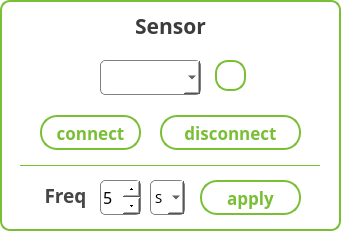
     <widget class="QFrame" name="frame_9">
      <property name="geometry">
       <rect>
        <x>0</x>
        <y>10</y>
        <width>341</width>
        <height>231</height>
       </rect>
      </property>
      <property name="styleSheet">
       <string notr="true">background-color:qlineargradient(spread:pad, x1:0.5, y1:0.5, x2:1, y2:1, stop:0 rgba(255, 255, 255, 0), stop:1 rgba(255, 255, 255, 65));
border : 2px solid rgb(121,191,53);
border-radius : 10px</string>
      </property>
      <property name="frameShape">
       <enum>QFrame::StyledPanel</enum>
      </property>
      <property name="frameShadow">
       <enum>QFrame::Raised</enum>
      </property>
      <widget class="QLabel" name="label_35">
       <property name="geometry">
        <rect>
         <x>115</x>
         <y>10</y>
         <width>111</width>
         <height>31</height>
        </rect>
       </property>
       <property name="font">
        <font>
         <family>나눔스퀘어 Bold</family>
         <pointsize>16</pointsize>
         <weight>75</weight>
         <bold>true</bold>
        </font>
       </property>
       <property name="styleSheet">
        <string notr="true">background:transparent;
border:transparent;
color:rgb(60,60,60)</string>
       </property>
       <property name="text">
        <string>Sensor</string>
       </property>
       <property name="alignment">
        <set>Qt::AlignCenter</set>
       </property>
      </widget>
      <widget class="QComboBox" name="coms">
       <property name="geometry">
        <rect>
         <x>100</x>
         <y>60</y>
         <width>101</width>
         <height>35</height>
        </rect>
       </property>
       <property name="palette">
        <palette>
         <active>
          <colorrole role="Button">
           <brush brushstyle="SolidPattern">
            <color alpha="255">
             <red>255</red>
             <green>255</green>
             <blue>255</blue>
            </color>
           </brush>
          </colorrole>
          <colorrole role="Base">
           <brush brushstyle="SolidPattern">
            <color alpha="255">
             <red>255</red>
             <green>255</green>
             <blue>255</blue>
            </color>
           </brush>
          </colorrole>
          <colorrole role="Window">
           <brush brushstyle="SolidPattern">
            <color alpha="255">
             <red>255</red>
             <green>255</green>
             <blue>255</blue>
            </color>
           </brush>
          </colorrole>
          <colorrole role="Highlight">
           <brush brushstyle="SolidPattern">
            <color alpha="255">
             <red>121</red>
             <green>191</green>
             <blue>53</blue>
            </color>
           </brush>
          </colorrole>
         </active>
         <inactive>
          <colorrole role="Button">
           <brush brushstyle="SolidPattern">
            <color alpha="255">
             <red>255</red>
             <green>255</green>
             <blue>255</blue>
            </color>
           </brush>
          </colorrole>
          <colorrole role="Base">
           <brush brushstyle="SolidPattern">
            <color alpha="255">
             <red>255</red>
             <green>255</green>
             <blue>255</blue>
            </color>
           </brush>
          </colorrole>
          <colorrole role="Window">
           <brush brushstyle="SolidPattern">
            <color alpha="255">
             <red>255</red>
             <green>255</green>
             <blue>255</blue>
            </color>
           </brush>
          </colorrole>
          <colorrole role="Highlight">
           <brush brushstyle="SolidPattern">
            <color alpha="255">
             <red>121</red>
             <green>191</green>
             <blue>53</blue>
            </color>
           </brush>
          </colorrole>
         </inactive>
         <disabled>
          <colorrole role="Button">
           <brush brushstyle="SolidPattern">
            <color alpha="255">
             <red>255</red>
             <green>255</green>
             <blue>255</blue>
            </color>
           </brush>
          </colorrole>
          <colorrole role="Base">
           <brush brushstyle="SolidPattern">
            <color alpha="255">
             <red>255</red>
             <green>255</green>
             <blue>255</blue>
            </color>
           </brush>
          </colorrole>
          <colorrole role="Window">
           <brush brushstyle="SolidPattern">
            <color alpha="255">
             <red>255</red>
             <green>255</green>
             <blue>255</blue>
            </color>
           </brush>
          </colorrole>
          <colorrole role="Highlight">
           <brush brushstyle="SolidPattern">
            <color alpha="255">
             <red>121</red>
             <green>191</green>
             <blue>53</blue>
            </color>
           </brush>
          </colorrole>
         </disabled>
        </palette>
       </property>
       <property name="font">
        <font>
         <family>나눔고딕</family>
         <pointsize>11</pointsize>
        </font>
       </property>
       <property name="styleSheet">
        <string notr="true">background-color:white;
border-radius:5px;
border:1px solid grey;
selection-background-color: rgb(121, 191, 53);</string>
       </property>
      </widget>
      <widget class="QPushButton" name="disconnect">
       <property name="geometry">
        <rect>
         <x>160</x>
         <y>115</y>
         <width>141</width>
         <height>35</height>
        </rect>
       </property>
       <property name="font">
        <font>
         <family>나눔스퀘어 Bold</family>
         <pointsize>13</pointsize>
         <weight>75</weight>
         <bold>true</bold>
        </font>
       </property>
       <property name="styleSheet">
        <string notr="true">QPushButton{border-radius : 17px;
border : 2px solid rgb(121,191,53);
color:rgb(121,191,53);
background-color:white;}
QPushButton:pressed{
border-radius : 17px;
border : 2px solid rgb(130,255,75);
border:transparent;
background-color:qlineargradient(spread:pad, x1:0.15, y1:0.15, x2:1, y2:1, stop:0 rgba(177, 220, 61, 255), stop:1 rgba(41, 191, 61, 247));
color:white;
}
</string>
       </property>
       <property name="text">
        <string>disconnect</string>
       </property>
       <property name="checkable">
        <bool>false</bool>
       </property>
      </widget>
      <widget class="QPushButton" name="connect">
       <property name="geometry">
        <rect>
         <x>40</x>
         <y>115</y>
         <width>101</width>
         <height>35</height>
        </rect>
       </property>
       <property name="font">
        <font>
         <family>나눔스퀘어 Bold</family>
         <pointsize>13</pointsize>
         <weight>75</weight>
         <bold>true</bold>
        </font>
       </property>
       <property name="styleSheet">
        <string notr="true">QPushButton{border-radius : 17px;
border : 2px solid rgb(121,191,53);
color:rgb(121,191,53);
background-color:white;}
QPushButton:pressed{
border-radius : 17px;
border : 2px solid rgb(130,255,75);
border:transparent;
background-color:qlineargradient(spread:pad, x1:0.15, y1:0.15, x2:1, y2:1, stop:0 rgba(177, 220, 61, 255), stop:1 rgba(41, 191, 61, 247));
color:white;
}
</string>
       </property>
       <property name="text">
        <string>connect</string>
       </property>
       <property name="checkable">
        <bool>true</bool>
       </property>
      </widget>
      <widget class="QPushButton" name="sensor_freq_apply">
       <property name="geometry">
        <rect>
         <x>200</x>
         <y>180</y>
         <width>101</width>
         <height>35</height>
        </rect>
       </property>
       <property name="font">
        <font>
         <family>나눔스퀘어 Bold</family>
         <pointsize>13</pointsize>
         <weight>75</weight>
         <bold>true</bold>
        </font>
       </property>
       <property name="styleSheet">
        <string notr="true">QPushButton{border-radius : 17px;
border : 2px solid rgb(121,191,53);
color:rgb(121,191,53);
background-color:white;}
QPushButton:pressed{
border-radius : 17px;
border : 2px solid rgb(130,255,75);
border:transparent;
background-color:qlineargradient(spread:pad, x1:0.15, y1:0.15, x2:1, y2:1, stop:0 rgba(177, 220, 61, 255), stop:1 rgba(41, 191, 61, 247));
color:white;
}
</string>
       </property>
       <property name="text">
        <string>apply</string>
       </property>
       <property name="checkable">
        <bool>true</bool>
       </property>
      </widget>
      <widget class="QComboBox" name="sensor_freq_unit">
       <property name="geometry">
        <rect>
         <x>150</x>
         <y>180</y>
         <width>35</width>
         <height>35</height>
        </rect>
       </property>
       <property name="font">
        <font>
         <family>나눔고딕</family>
         <pointsize>10</pointsize>
        </font>
       </property>
       <property name="layoutDirection">
        <enum>Qt::LeftToRight</enum>
       </property>
       <property name="styleSheet">
        <string notr="true">QComboBox{
background-color:white;
border:1px solid grey;
selection-background-color: rgb(121, 191, 53);
border-radius:5px
}
QComboBox::down-arrow {
width: 10px;
}</string>
       </property>
       <property name="currentText">
        <string>S</string>
       </property>
       <item>
        <property name="text">
         <string>S</string>
        </property>
       </item>
       <item>
        <property name="text">
         <string>M</string>
        </property>
       </item>
       <item>
        <property name="text">
         <string>H</string>
        </property>
       </item>
      </widget>
      <widget class="QSpinBox" name="sensor_freq">
       <property name="geometry">
        <rect>
         <x>100</x>
         <y>180</y>
         <width>41</width>
         <height>35</height>
        </rect>
       </property>
       <property name="font">
        <font>
         <family>나눔고딕</family>
         <pointsize>12</pointsize>
        </font>
       </property>
       <property name="styleSheet">
        <string notr="true">QSpinBox{background-color:white;
border:1px solid grey;
selection-background-color: rgb(121, 191, 53);
border-radius:5px
}
QSpinBox::down-button {
width: 17px;
}
QSpinBox::up-button {
width: 17px;
}</string>
       </property>
       <property name="prefix">
        <string/>
       </property>
       <property name="maximum">
        <number>60</number>
       </property>
       <property name="value">
        <number>5</number>
       </property>
      </widget>
      <widget class="Line" name="line_3">
       <property name="geometry">
        <rect>
         <x>20</x>
         <y>165</y>
         <width>300</width>
         <height>1</height>
        </rect>
       </property>
       <property name="orientation">
        <enum>Qt::Horizontal</enum>
       </property>
      </widget>
      <widget class="QPushButton" name="refresh">
       <property name="geometry">
        <rect>
         <x>215</x>
         <y>60</y>
         <width>31</width>
         <height>31</height>
        </rect>
       </property>
       <property name="font">
        <font>
         <family>나눔바른고딕</family>
         <pointsize>11</pointsize>
         <weight>75</weight>
         <bold>true</bold>
        </font>
       </property>
       <property name="styleSheet">
        <string notr="true">QPushButton{border-radius : 13px;
border : 2px solid rgb(121,191,53);
color:rgb(121,191,53);
background-color:white;
image:url(:/img/resources/green_arrow.png)}
QPushButton:pressed{
border-radius : 13px;
border : 2px solid rgb(130,255,75);
border:transparent;
background-color:qlineargradient(spread:pad, x1:0.15, y1:0.15, x2:1, y2:1, stop:0 rgba(177, 220, 61, 255), stop:1 rgba(41, 191, 61, 247));
image:url(:/img/resources/white_arrow.png)
}
</string>
       </property>
       <property name="text">
        <string/>
       </property>
       <property name="checkable">
        <bool>true</bool>
       </property>
      </widget>
      <widget class="QLabel" name="label_83">
       <property name="geometry">
        <rect>
         <x>40</x>
         <y>180</y>
         <width>51</width>
         <height>31</height>
        </rect>
       </property>
       <property name="font">
        <font>
         <family>나눔스퀘어 Bold</family>
         <pointsize>14</pointsize>
         <weight>75</weight>
         <bold>true</bold>
        </font>
       </property>
       <property name="styleSheet">
        <string notr="true">background:transparent;
color:rgb(70,70,70);
border:transparent</string>
       </property>
       <property name="text">
        <string>Freq</string>
       </property>
       <property name="alignment">
        <set>Qt::AlignCenter</set>
       </property>
      </widget>
     </widget>
